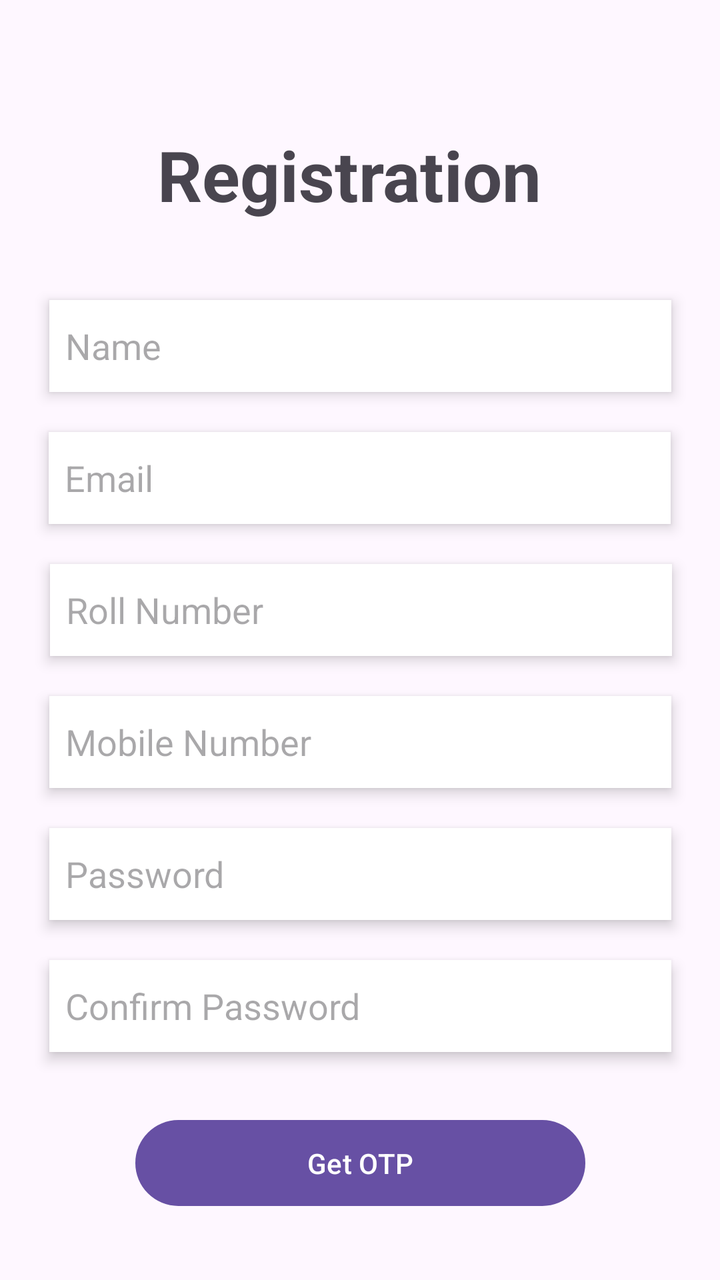
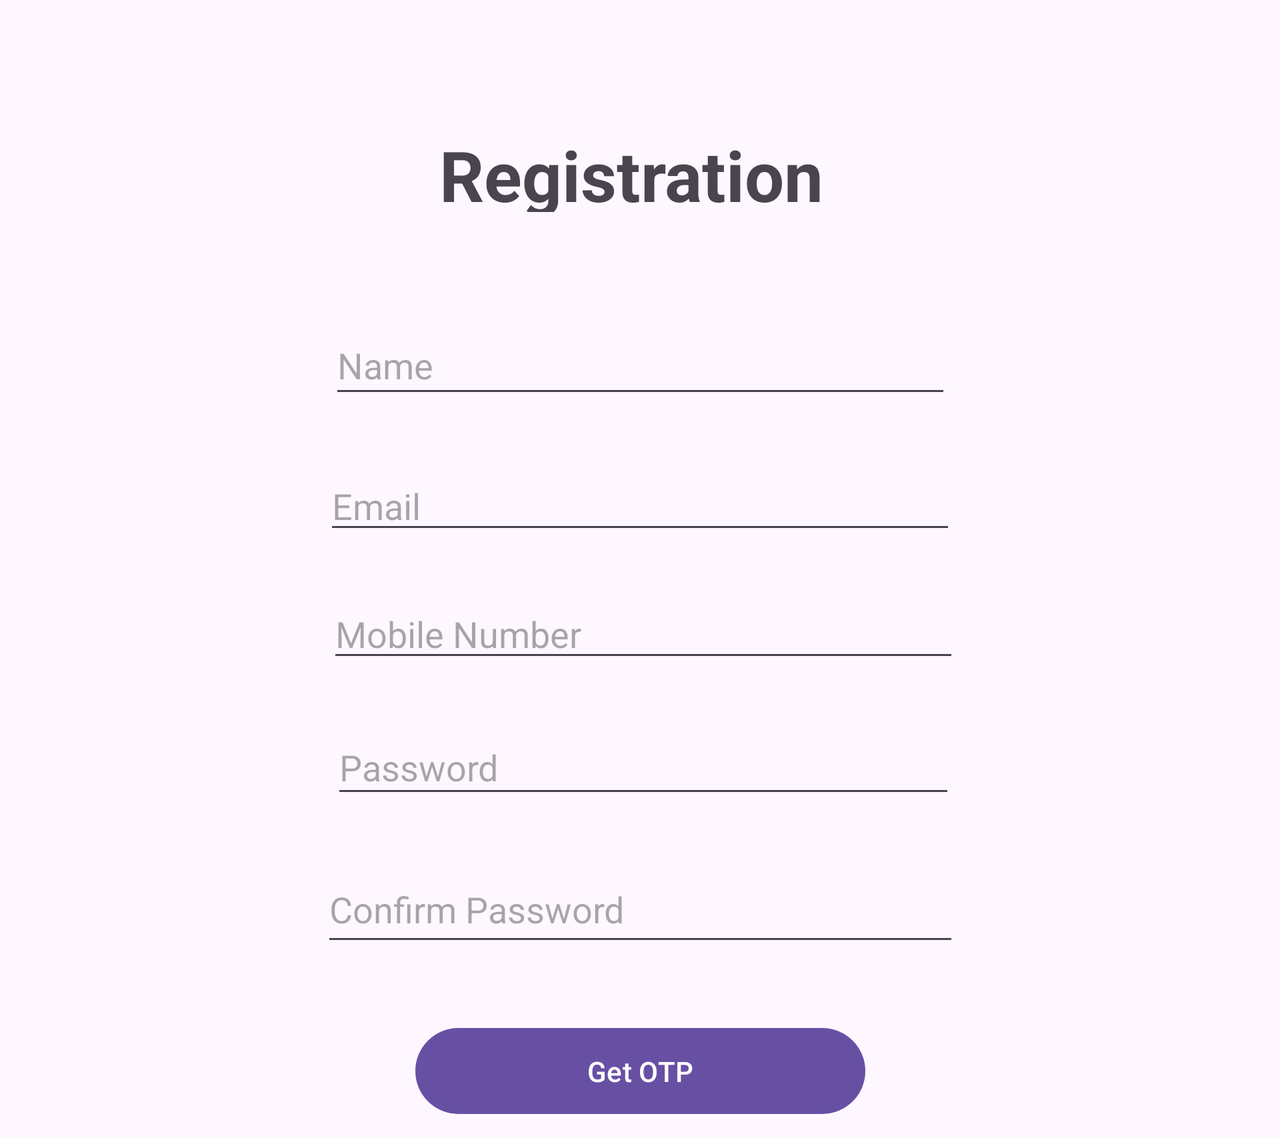

One screen, two layout resources from the same app: the default and the repository's alternative for another configuration. Each is rendered where Android would select it; the XML of both is given below.
<!-- AndroidManifest.xml: application theme Theme.CampusAssistant -->
<!-- res/layout/activity_registration_page.xml -->
<?xml version="1.0" encoding="utf-8"?>
<androidx.constraintlayout.widget.ConstraintLayout xmlns:android="http://schemas.android.com/apk/res/android"


    xmlns:app="http://schemas.android.com/apk/res-auto"
    xmlns:tools="http://schemas.android.com/tools"
    android:id="@+id/mobile"
    android:layout_width="match_parent"
    android:layout_height="match_parent"
    tools:context=".RegistrationPage"
    >


    <TextView
        android:id="@+id/textView"
        android:layout_width="202dp"
        android:layout_height="54dp"
        android:layout_marginTop="64dp"
        android:text="Registration"
        android:textSize="35sp"
        android:textStyle="bold"
        app:layout_constraintEnd_toEndOf="parent"
        app:layout_constraintHorizontal_bias="0.497"
        app:layout_constraintStart_toStartOf="parent"
        app:layout_constraintTop_toTopOf="parent"
        />

    <EditText
        android:id="@+id/editTextText2"
        android:layout_width="311dp"
        android:layout_height="46dp"
        android:layout_marginTop="32dp"
        android:background="#FFFFFF"
        android:elevation="4dp"
        android:ems="10"
        android:hint="Name"
        android:inputType="text"
        android:padding="8dp"
        app:layout_constraintEnd_toEndOf="parent"
        app:layout_constraintStart_toStartOf="parent"
        android:layout_marginStart="16dp"
        android:layout_marginEnd="16dp"
        app:layout_constraintTop_toBottomOf="@+id/textView" />

    <EditText
        android:id="@+id/editTextText7"
        android:layout_width="311dp"
        android:layout_height="46dp"
        android:layout_marginTop="20dp"
        android:ems="10"
        android:hint="Password"
        android:background="#FFFFFF"
        android:inputType="textPassword"
        android:elevation="4dp"
        android:padding="8dp"
        app:layout_constraintEnd_toEndOf="parent"
        app:layout_constraintHorizontal_bias="0.505"
        app:layout_constraintStart_toStartOf="parent"
        android:layout_marginStart="16dp"
        android:layout_marginEnd="16dp"
        app:layout_constraintTop_toBottomOf="@+id/mobileno" />

    <EditText
        android:id="@+id/confirmPassword"
        android:layout_width="311dp"
        android:layout_height="46dp"
        android:layout_marginTop="20dp"
        android:ems="10"
        android:hint="Confirm Password"
        android:background="#FFFFFF"
        android:elevation="4dp"
        android:padding="8dp"
        android:inputType="textWebPassword"
        app:layout_constraintEnd_toEndOf="parent"
        app:layout_constraintStart_toStartOf="parent"
        android:layout_marginStart="16dp"
        android:layout_marginEnd="16dp"
        app:layout_constraintTop_toBottomOf="@+id/editTextText7" />

    <EditText
        android:id="@+id/Roll_number"

        android:layout_width="311dp"
        android:layout_height="46dp"
        android:layout_marginTop="20dp"
        android:ems="10"
        android:hint="Roll Number"
        android:inputType="textEmailAddress"
        android:background="#FFFFFF"
        android:elevation="4dp"
        android:padding="8dp"
        app:layout_constraintEnd_toEndOf="parent"
        app:layout_constraintHorizontal_bias="0.526"
        app:layout_constraintStart_toStartOf="parent"
        android:layout_marginStart="16dp"
        android:layout_marginEnd="16dp"
        app:layout_constraintTop_toBottomOf="@+id/roll_number" />

    <EditText
        android:id="@+id/roll_number"
        android:layout_width="311dp"
        android:layout_height="46dp"
        android:layout_marginTop="20dp"
        android:background="#FFFFFF"
        android:elevation="4dp"
        android:ems="10"
        android:hint="Email"
        android:inputType="textEmailAddress"
        android:padding="8dp"
        app:layout_constraintEnd_toEndOf="parent"
        app:layout_constraintHorizontal_bias="0.494"
        app:layout_constraintStart_toStartOf="parent"
        android:layout_marginStart="16dp"
        android:layout_marginEnd="16dp"
        app:layout_constraintTop_toBottomOf="@+id/editTextText2" />

    <EditText
        android:id="@+id/mobileno"
        android:layout_width="311dp"
        android:layout_height="46dp"
        android:layout_marginTop="20dp"
        android:ems="10"
        android:hint="Mobile Number"
        android:background="#FFFFFF"
        android:elevation="4dp"
        android:padding="8dp"
        android:inputType="number"
        app:layout_constraintEnd_toEndOf="parent"
        app:layout_constraintHorizontal_bias="0.515"
        app:layout_constraintStart_toStartOf="parent"
        android:layout_marginStart="16dp"
        android:layout_marginEnd="16dp"
        app:layout_constraintTop_toBottomOf="@+id/Roll_number" />

    <Button
        android:id="@+id/otp_btn"
        android:layout_width="225dp"
        android:layout_height="51dp"
        android:layout_marginTop="27dp"
        android:layout_marginBottom="8dp"
        android:text="Get OTP"
        app:layout_constraintBottom_toBottomOf="parent"
        app:layout_constraintEnd_toEndOf="parent"
        app:layout_constraintStart_toStartOf="parent"
        app:layout_constraintTop_toBottomOf="@+id/confirmPassword"
        app:layout_constraintVertical_bias="0.102" />

    <EditText
        android:id="@+id/otpEditText"
        android:layout_width="316dp"
        android:layout_height="40dp"
        android:layout_marginTop="16dp"
        android:ems="10"
        android:hint="Enter OTP"
        android:inputType="number"
        android:visibility="gone"
        app:layout_constraintBottom_toBottomOf="parent"
        app:layout_constraintEnd_toEndOf="parent"
        app:layout_constraintStart_toStartOf="parent"
        app:layout_constraintTop_toBottomOf="@+id/otp_btn" />




</androidx.constraintlayout.widget.ConstraintLayout>
<!-- resources referenced by this layout -->
<resources>
  <!-- from res/values-v23/ -->
  <style name="Theme.CampusAssistant" parent="Base.Theme.CampusAssistant">
          
          <item name="android:navigationBarColor">@android:color/transparent</item>
          <item name="android:statusBarColor">@android:color/transparent</item>
          <item name="android:windowLightStatusBar">?attr/isLightTheme</item>
      </style>
  <style name="Base.Theme.CampusAssistant" parent="Theme.Material3.DayNight.NoActionBar">
          <item name="android:windowFullscreen">true</item>
          <item name="android:statusBarColor">#E97F69</item>
          
          
      </style>
</resources>
<!-- res/layout-land/activity_registration_page.xml (the repository's variant of the layout above) -->
<!-- drawn on the phone turned sideways -->
<?xml version="1.0" encoding="utf-8"?>
<ScrollView
    xmlns:android="http://schemas.android.com/apk/res/android"
    xmlns:app="http://schemas.android.com/apk/res-auto"
    xmlns:tools="http://schemas.android.com/tools"
    android:id="@+id/mobile"
    android:layout_width="match_parent"
    android:layout_height="match_parent"
    tools:context=".RegistrationPage">

    <androidx.constraintlayout.widget.ConstraintLayout
        android:layout_width="match_parent"
        android:layout_height="wrap_content">

        <TextView
            android:id="@+id/RegistrationtextView"
            android:layout_width="198dp"
            android:layout_height="42dp"
            android:layout_marginTop="64dp"
            android:text="Registration"
            android:textSize="35sp"
            android:textStyle="bold"
            app:layout_constraintEnd_toEndOf="parent"
            app:layout_constraintHorizontal_bias="0.497"
            app:layout_constraintStart_toStartOf="parent"
            app:layout_constraintTop_toTopOf="parent" />

        <EditText
            android:id="@+id/name"
            android:layout_width="311dp"
            android:layout_height="46dp"
            android:layout_marginTop="52dp"
            android:ems="10"
            android:hint="Name"
            android:inputType="text"
            app:layout_constraintEnd_toEndOf="parent"
            app:layout_constraintStart_toStartOf="parent"
            app:layout_constraintTop_toBottomOf="@+id/RegistrationtextView" />

        <EditText
            android:id="@+id/password2"
            android:layout_width="312dp"
            android:layout_height="44dp"
            android:layout_marginTop="24dp"
            android:ems="10"
            android:hint="Password"
            android:inputType="textPassword"
            app:layout_constraintEnd_toEndOf="parent"
            app:layout_constraintHorizontal_bias="0.505"
            app:layout_constraintStart_toStartOf="parent"
            app:layout_constraintTop_toBottomOf="@+id/mobileno" />

        <EditText
            android:id="@+id/confirmPassword"
            android:layout_width="319dp"
            android:layout_height="50dp"
            android:layout_marginTop="24dp"
            android:ems="10"
            android:hint="Confirm Password"
            android:inputType="textWebPassword"
            app:layout_constraintEnd_toEndOf="parent"
            app:layout_constraintStart_toStartOf="parent"
            app:layout_constraintTop_toBottomOf="@+id/password2" />

        <EditText
            android:id="@+id/Roll_number"
            android:layout_width="316dp"
            android:layout_height="40dp"
            android:layout_marginTop="28dp"
            android:ems="10"
            android:hint="Email"
            android:inputType="textEmailAddress"
            app:layout_constraintEnd_toEndOf="parent"
            app:layout_constraintStart_toStartOf="parent"
            app:layout_constraintTop_toBottomOf="@+id/name" />

        <EditText
            android:id="@+id/mobileno"
            android:layout_width="316dp"
            android:layout_height="40dp"
            android:layout_marginTop="92dp"
            android:ems="10"
            android:hint="Mobile Number"
            android:inputType="number"
            app:layout_constraintEnd_toEndOf="parent"
            app:layout_constraintHorizontal_bias="0.505"
            app:layout_constraintStart_toStartOf="parent"
            app:layout_constraintTop_toBottomOf="@+id/name" />

        <Button
            android:id="@+id/otp_btn"
            android:layout_width="225dp"
            android:layout_height="51dp"
            android:layout_marginTop="32dp"
            android:layout_marginBottom="8dp"
            android:text="Get OTP"
            app:layout_constraintBottom_toBottomOf="parent"
            app:layout_constraintEnd_toEndOf="parent"
            app:layout_constraintStart_toStartOf="parent"
            app:layout_constraintTop_toBottomOf="@+id/confirmPassword"
            app:layout_constraintVertical_bias="0.102" />

    </androidx.constraintlayout.widget.ConstraintLayout>
</ScrollView>
